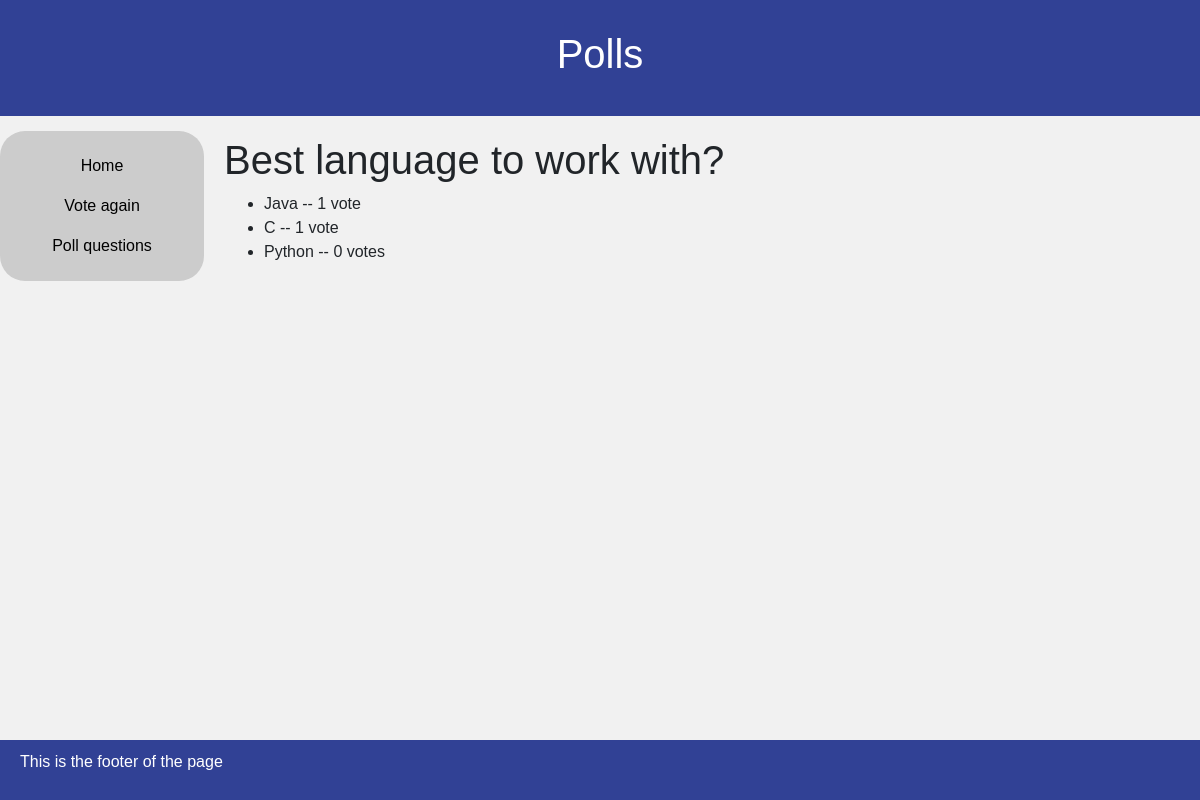
Screenshot of /polls/results/1 with the database file from the repository.
### polls/models.py (models this page shows, shortened)
class Question(models.Model):
    class Meta:
        verbose_name = 'Question'
        verbose_name_plural = 'Questions'
    question_text = models.CharField('Question', max_length=200)
    pub_date = models.DateTimeField('Date Published')

class Choice(models.Model):
    class Meta:
        verbose_name = 'Choice'
        verbose_name_plural = 'Choices'
    question = models.ForeignKey(Question, on_delete=models.CASCADE)
    choice_text = models.CharField('Choice Text', max_length=200)
    votes = models.IntegerField('Vote Quantity', default=0)

### polls/views.py (the view)
# urls.py: path('polls/results/<int:pk>', views.ResultsView.as_view(), name='results'),
class ResultsView(generic.DetailView):
    model = Question
    template_name = 'polls/results.html'

### polls/templates/polls/results.html (shortened to what this page needs)
{% extends "polls/base.html" %}
{% block content %}
	<header>
		<h1>Polls</h1>
	</header>
	<section>
		<aside>
		  <nav>
		    <ul>
		        <div>
		            <li><a href="{% url 'home:index' %}">Home</a></li>
		            <li><a href="{% url 'polls:detail' question.id %}">Vote again</a></li>
		            <li><a href="{% url 'polls:polls' %}">Poll questions</a></li>
		        </div>
		    </ul>
		  </nav>
		</aside>
		<article>
			<h1>{{ question.question_text }}</h1>
			<ul>
			{% for choice in question.choice_set.all %}
			    <li>{{ choice.choice_text }} -- {{ choice.votes }} vote{{ choice.votes|pluralize }}</li>
			{% endfor %}
			</ul>
		</article>
	</section>
	<footer>
	  <p>This is the footer of the page</p>
	</footer>
{% endblock %}

### home/static/css/styles.css (style rules this page uses)
* { box-sizing: border-box; }
body { font-family: Arial, Helvetica, sans-serif; margin: 0; background-color: #f1f1f1; }
header { background-color: #314195; padding: 30px; text-align: center; font-size: 35px; color: white; }
nav { float: left; width: 17%; background: #ccc; margin: 15px 0px; text-align: center; border-radius: 25px; }
nav ul { list-style-type: none; padding: 0; margin: 15px; }
li a { display: block; color: #000; padding: 8px 16px; text-decoration: none; }
article { float: left; padding: 20px 40px 20px 20px; width: 75%; height: 300px; }
section:after { content: ""; display: table; clear: both; }
footer { position:absolute; bottom:0; width:100%; background-color: #314195; padding: 10px 20px; color: white; }

### rows the page displays
Question: question_text "Best language to work with?"
Choice: choice_text "Java", votes "1"
Choice: choice_text "C", votes "1"
Choice: choice_text "Python", votes "0"
